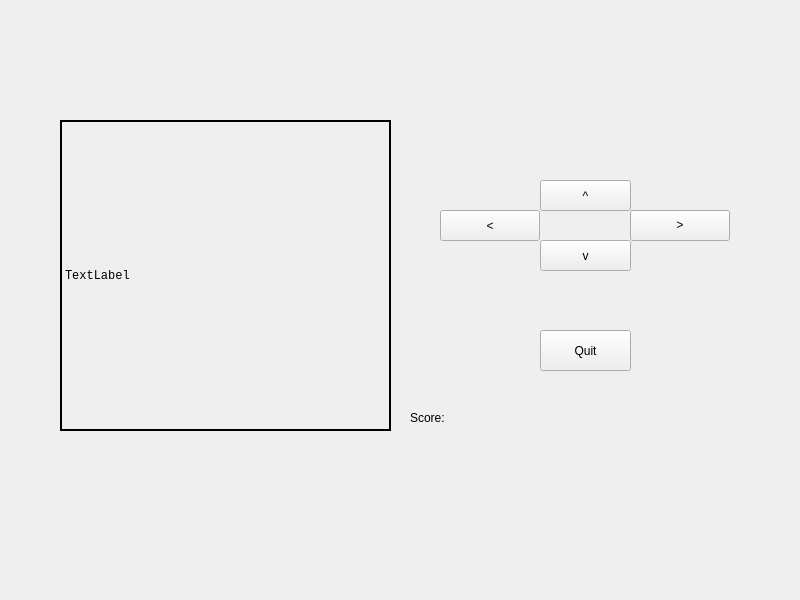
<?xml version="1.0" encoding="UTF-8"?>
<ui version="4.0">
 <class>guiworm</class>
 <widget class="QWidget" name="guiworm">
  <property name="geometry">
   <rect>
    <x>0</x>
    <y>0</y>
    <width>800</width>
    <height>600</height>
   </rect>
  </property>
  <property name="windowTitle">
   <string>guiworm</string>
  </property>
  <property name="autoFillBackground">
   <bool>true</bool>
  </property>
  <widget class="QLabel" name="board_display">
   <property name="geometry">
    <rect>
     <x>60</x>
     <y>120</y>
     <width>331</width>
     <height>311</height>
    </rect>
   </property>
   <property name="font">
    <font>
     <family>Courier New</family>
    </font>
   </property>
   <property name="frameShape">
    <enum>QFrame::Panel</enum>
   </property>
   <property name="lineWidth">
    <number>2</number>
   </property>
   <property name="text">
    <string>TextLabel</string>
   </property>
   <property name="textFormat">
    <enum>Qt::PlainText</enum>
   </property>
   <property name="textInteractionFlags">
    <set>Qt::NoTextInteraction</set>
   </property>
  </widget>
  <widget class="QPushButton" name="west_button">
   <property name="geometry">
    <rect>
     <x>440</x>
     <y>210</y>
     <width>100</width>
     <height>31</height>
    </rect>
   </property>
   <property name="text">
    <string>&lt;</string>
   </property>
  </widget>
  <widget class="QPushButton" name="east_button">
   <property name="geometry">
    <rect>
     <x>630</x>
     <y>210</y>
     <width>100</width>
     <height>31</height>
    </rect>
   </property>
   <property name="font">
    <font>
     <family>Courier New</family>
    </font>
   </property>
   <property name="text">
    <string>&gt;</string>
   </property>
  </widget>
  <widget class="QPushButton" name="north_button">
   <property name="geometry">
    <rect>
     <x>540</x>
     <y>180</y>
     <width>91</width>
     <height>31</height>
    </rect>
   </property>
   <property name="text">
    <string>^</string>
   </property>
  </widget>
  <widget class="QPushButton" name="south_button">
   <property name="geometry">
    <rect>
     <x>540</x>
     <y>240</y>
     <width>91</width>
     <height>31</height>
    </rect>
   </property>
   <property name="text">
    <string>v</string>
   </property>
  </widget>
  <widget class="QPushButton" name="quit_btn">
   <property name="geometry">
    <rect>
     <x>540</x>
     <y>330</y>
     <width>91</width>
     <height>41</height>
    </rect>
   </property>
   <property name="text">
    <string>Quit</string>
   </property>
  </widget>
  <widget class="QLabel" name="label">
   <property name="geometry">
    <rect>
     <x>410</x>
     <y>410</y>
     <width>58</width>
     <height>16</height>
    </rect>
   </property>
   <property name="text">
    <string>Score:</string>
   </property>
  </widget>
  <widget class="QLabel" name="score">
   <property name="geometry">
    <rect>
     <x>460</x>
     <y>410</y>
     <width>58</width>
     <height>16</height>
    </rect>
   </property>
   <property name="text">
    <string/>
   </property>
  </widget>
  <widget class="QLabel" name="lose_label">
   <property name="geometry">
    <rect>
     <x>120</x>
     <y>470</y>
     <width>151</width>
     <height>20</height>
    </rect>
   </property>
   <property name="text">
    <string/>
   </property>
  </widget>
 </widget>
 <resources/>
 <connections/>
</ui>
